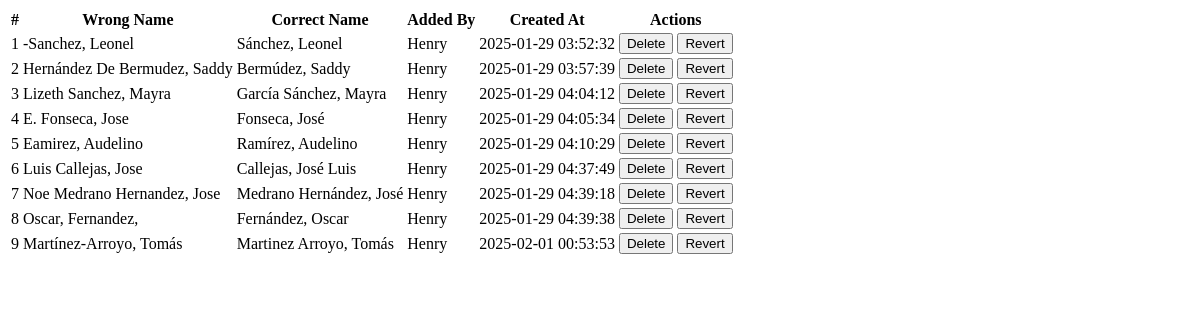
Before: /admin/name_corrections/filter with the older database file.
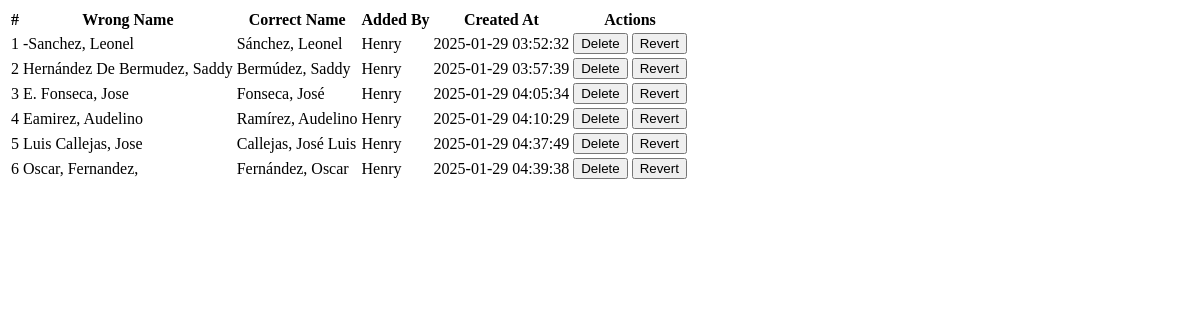
After: the same page with the newer database file.
### models.py (models this page shows)
class NameCorrections(db.Model):
    __tablename__ = 'name_corrections'
    id                = db.Column(db.Integer, primary_key=True)
    wrong_name        = db.Column(db.String(50), nullable=False, unique=False)
    correct_name      = db.Column(db.String(50), nullable=False)
    meeting_center_id = db.Column(db.Integer, db.ForeignKey('meeting_center.id'), nullable=False)
    added_by          = db.Column(db.String(50), nullable=True)  # Opcional: para registrar quién hizo la corrección
    created_at        = db.Column(db.DateTime, default=datetime.utcnow, nullable=False)
    __table_args__ = (
        db.UniqueConstraint('wrong_name', 'meeting_center_id', name='uq_wrong_name_meeting_center'),
    )

### routes.py (the view)
@bp.route('/admin/name_corrections/filter', methods=['GET'])
def filter_name_corrections():
    meeting_center_id = request.args.get('meeting_center_id', type=int)
    if meeting_center_id == 'all' or meeting_center_id is None:
        name_corrections = NameCorrections.query.all()
    else:
        name_corrections = NameCorrections.query.filter_by(meeting_center_id=meeting_center_id).all()
    return render_template('partials/name_correction_table.html', name_corrections=name_corrections)

### app.py (called while the page is built)
def create_app():
    app = Flask(__name__)
    app.config.from_object(Config)
    db.init_app(app)
    Migrate(app, db)
    babel = Babel(app, locale_selector=get_locale)
    app.register_blueprint(routes_blueprint)
    @app.context_processor
    def inject_utilities():
        return {
            'get_locale': get_locale,
            'format_datetime': format_datetime,  # Asegura que esté disponible en las plantillas
        }
    return app

def get_locale():
    lang = request.args.get('lang')
    if lang and lang in Config.LANGUAGES:
        session['lang'] = lang  # Guarda el idioma en la sesión
        return lang
    if 'lang' in session and session['lang'] in Config.LANGUAGES:
        return session['lang']
    return request.accept_languages.best_match(Config.LANGUAGES)

### routes.py (called while the page is built)
@bp.before_request
def load_user():
    user_id = session.get('user_id')
    if user_id:
        g.user = User.query.get(user_id)  # Asumiendo que tienes un modelo `User`
    else:
        g.user = None

### templates/partials/name_correction_table.html (shortened to what this page needs)
<table class="table table-bordered table-striped">
    <thead>
        <tr>
            <th>#</th>
            <th>{{_('Wrong Name')}}</th>
            <th>{{_('Correct Name')}}</th>
            <th>{{_('Added By')}}</th>
            <th>{{_('Created At')}}</th>
            <th>{{_('Actions')}}</th>
        </tr>
    </thead>
    <tbody>
        {% for correction in name_corrections %}
        <tr>
            <td>{{ loop.index }}</td>
            <td>{{ correction.wrong_name }}</td>
            <td>{{ correction.correct_name }}</td>
            <td>{{ correction.added_by }}</td>
            <td>{{ correction.created_at.strftime('%Y-%m-%d %H:%M:%S') }}</td>
            <td>
              <form  id="deleteForm-correction-{{ correction.id }}" method="POST" action="{{ url_for('routes.delete_name_correction', id=correction.id) }}" style="display:inline;">
                  <button type="button" class="btn btn-danger btn-sm" onclick="confirmDelete('correction', {{ correction.id }})">
                      Delete
                  </button>
              </form>
              <form method="POST" action="{{ url_for('routes.revert_name_correction', id=correction.id) }}" style="display:inline;" id="revert-form-{{ correction.id }}">
                  <button type="button" class="btn btn-warning btn-sm" onclick="confirmRevert({{ correction.id }})">
                      Revert
                  </button>
              </form>
          </td>
        </tr>
        {% endfor %}
    </tbody>
  </table>

Changed rows visible on the page:
removed NameCorrections: wrong_name "Lizeth Sanchez, Mayra", correct_name "García Sánchez, Mayra", added_by "Henry", created_at "2025-01-29 04:04:12"
removed NameCorrections: wrong_name "Noe Medrano Hernandez, Jose", correct_name "Medrano Hernández, José", added_by "Henry", created_at "2025-01-29 04:39:18"
removed NameCorrections: wrong_name "Martínez-Arroyo, Tomás", correct_name "Martinez Arroyo, Tomás", added_by "Henry", created_at "2025-02-01 00:53:53"
